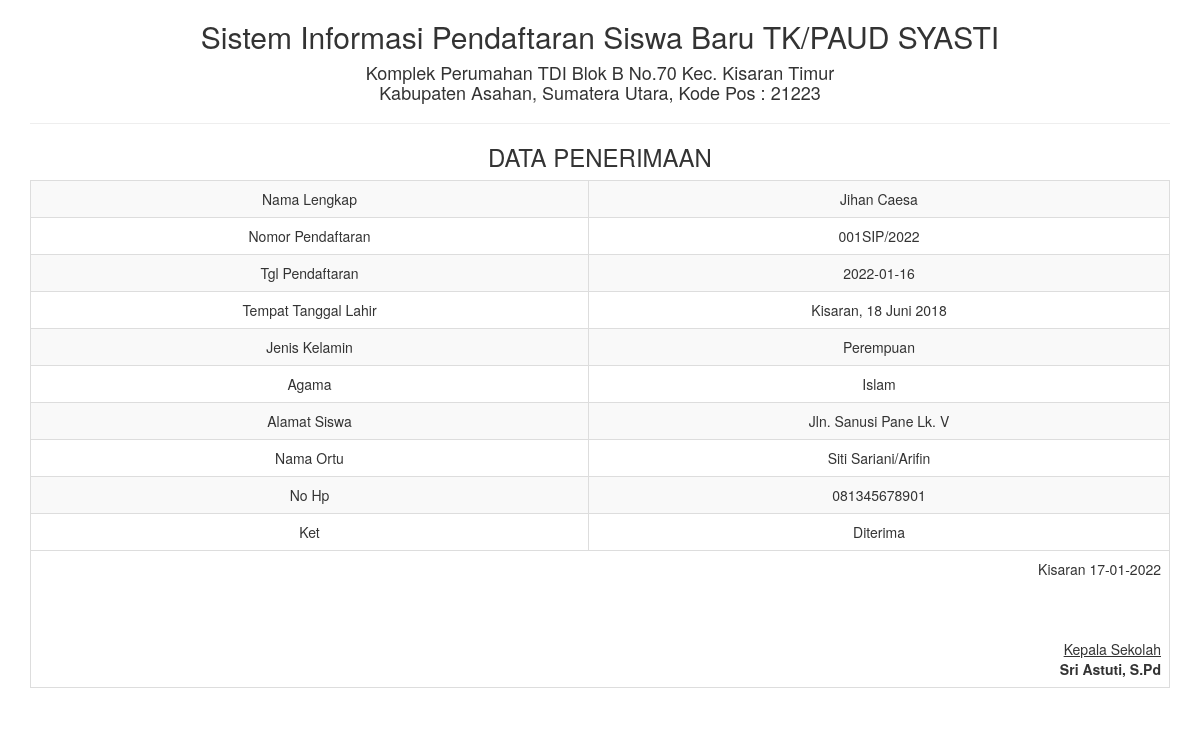
The app's page /report/peminjaman_satu.php?id=3 with its own data.
### tables this page shows
CREATE TABLE `tbl_penerimaan` (
  `id` int(5) NOT NULL,
  `nama_lengkap` varchar(100) NOT NULL,
  `no_pendaftaran` varchar(50) NOT NULL,
  `tgl_pendaftaran` date NOT NULL,
  `ttl` varchar(100) NOT NULL,
  `jenis_kelamin` varchar(50) NOT NULL,
  `agama` varchar(100) NOT NULL,
  `alamat_siswa` varchar(100) NOT NULL,
  `nama_ortu` varchar(100) NOT NULL,
  `no_hp` varchar(13) NOT NULL,
  `keterangan` varchar(50) NOT NULL
);

### report/peminjaman_satu.php (the view, shortened to what this page needs)
<!DOCTYPE html>
<html>
    <head>
        <link href="../Assets/css/bootstrap.min.css" rel="stylesheet" type="text/css"/>
    </head>
    <body onload="print()">
        <?php
        include '../config/koneksi.php';
        $sql = "SELECT * FROM tbl_penerimaan WHERE id='" . $_GET ['id'] . "'";
        $query = mysqli_query($koneksi, $sql) or die("SQL Detail error");
        $data = mysqli_fetch_array($query);
        ?>
        <div class="container">
            <div class='row'>
                <div class="col-sm-12">
                    <div class="text-center">
                         <h2>Sistem Informasi Pendaftaran Siswa Baru TK/PAUD SYASTI </h2>
                        <h4> Komplek Perumahan TDI Blok B No.70 Kec. Kisaran Timur <br>
                              Kabupaten Asahan, Sumatera Utara, Kode Pos : 21223</h4>
                        <hr>
                        <h3>DATA PENERIMAAN </h3>
                        <table class="table table-bordered table-striped table-hover">
                            <tbody>
							<tr>
                            <td>Nama Lengkap</td> <td><?= $data['nama_lengkap'] ?></td>
                        </tr>
                        <tr>
                            <td>Nomor Pendaftaran</td> <td><?= $data['no_pendaftaran'] ?></td>
                        </tr>
                        <tr>
                            <td>Tgl Pendaftaran</td> <td><?= $data['tgl_pendaftaran'] ?></td>
                        </tr>
                        <tr>
                            <td>Tempat Tanggal Lahir</td> <td><?= $data['ttl'] ?></td>
                        </tr>
                        <tr>
                            <td>Jenis Kelamin</td> <td><?= $data['jenis_kelamin'] ?></td>
                        </tr>
                        <tr>
                            <td>Agama</td> <td><?= $data['agama'] ?></td>
                        </tr>
                        <tr>
                            <td>Alamat Siswa</td> <td><?= $data['alamat_siswa'] ?></td>
                        </tr>
                        <tr>
                            <td>Nama Ortu</td> <td><?= $data['nama_ortu'] ?></td>
                        </tr>
                        <tr>
                            <td>No Hp</td> <td><?= $data['no_hp'] ?></td>
                        </tr>
                         <tr>
                            <td>Ket</td> <td><?= $data['keterangan'] ?></td>
                        </tr>
                            </tbody>
                            <tfoot>
                                <tr>
                                    <td colspan="3" class="text-right">
                                        Kisaran  <?= date("d-m-Y") ?>
                                        <br><br><br><br>
                                        <u>Kepala Sekolah<strong></u><br>
                                        Sri Astuti, S.Pd
                                    </td>
								</tr>
							</tfoot>
                        </table>
                    </div>
                </div>
            </div>
    </body>
</html>

### records on screen
tbl_penerimaan: nama_lengkap "Jihan Caesa", no_pendaftaran "001SIP/2022", tgl_pendaftaran "2022-01-16", ttl "Kisaran, 18 Juni 2018", jenis_kelamin "Perempuan", agama "Islam", alamat_siswa "Jln. Sanusi Pane Lk. V", nama_ortu "Siti Sariani/Arifin", no_hp "081345678901", keterangan "Diterima"
